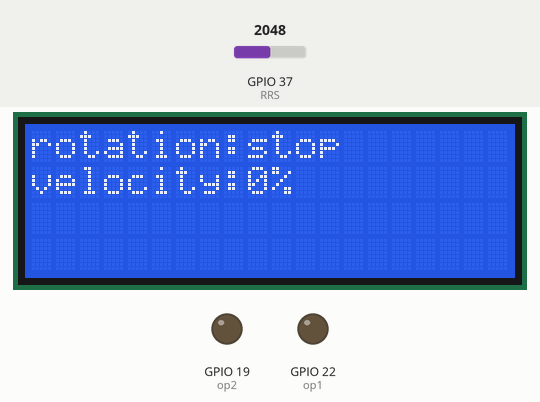
Recording of a sketch running on a simulated ESP32. On the bench: 20×4 character LCD, output pins drawn as LEDs (lit = HIGH). Inputs (shaded band) come from the test bench; at power-on: GPIO 37 (RRS) = 2048.

Above: at 1.2 s.
1.3 s: GPIO 37 (RRS) set to 2149
At 2.5 s:
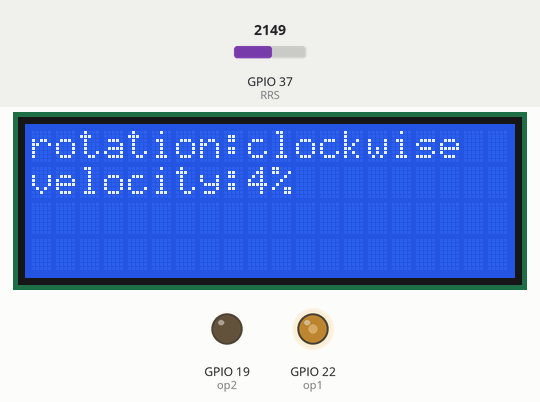
2.8 s: GPIO 37 (RRS) set to 1960
At 3.7 s:
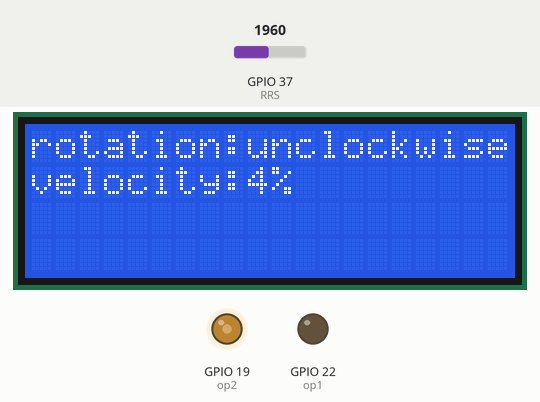
4.3 s: GPIO 37 (RRS) set to 1228
At 4.8 s:
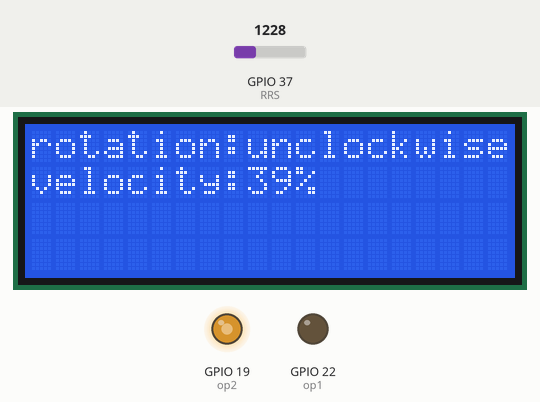
5.8 s: GPIO 37 (RRS) set to 491
At 7.0 s:
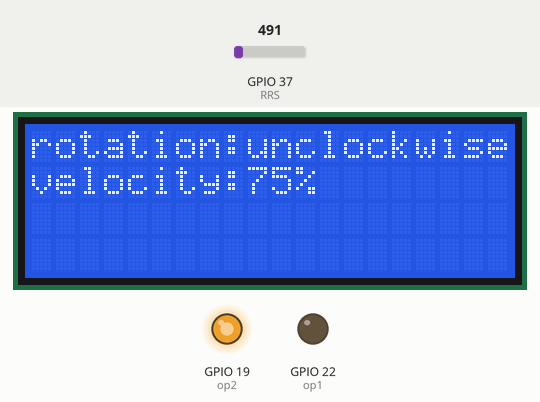
7.3 s: GPIO 37 (RRS) set to 2866
At 8.2 s:
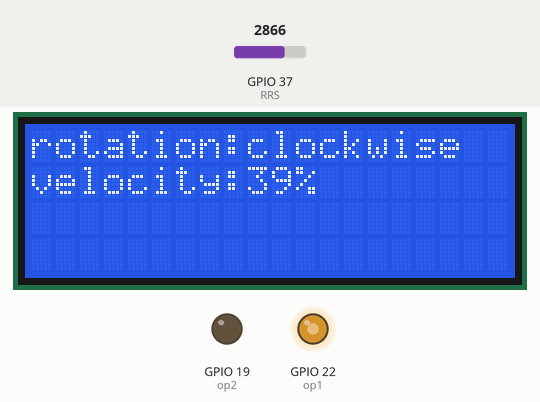
8.8 s: GPIO 37 (RRS) set to 3603
At 9.4 s:
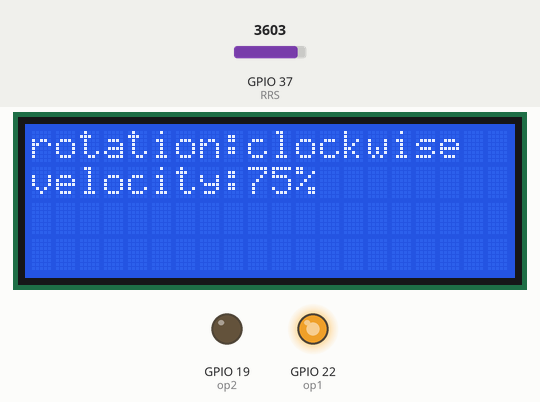
Timing chart, 0 to 11.3 s (numbered marks = the images above; inputs shaded):
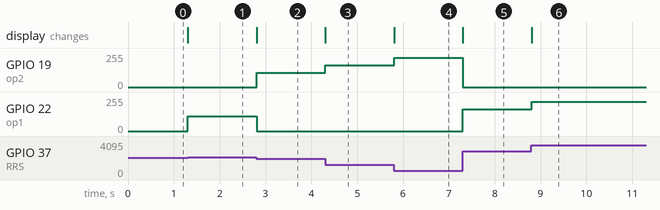

The sketch:

MOTORDRIVER_NOV_20.ino
```cpp
#define freq 5000
#define ch1 6
#define ch2 7
#define resolution 13
#define op1 22
#define op2 19
#define RRS 37

#include <LiquidCrystal.h>
#include <math.h>

const int rs = 33, en = 26, d4 = 13, d5 = 15, d6 = 0, d7 = 14;
LiquidCrystal lcd(rs, en, d4, d5, d6, d7);
void setup() {
  // put your setup code here, to run once:
lcd.begin(20,4);
  ledcSetup(ch1, freq, resolution);
  ledcAttachPin(op1, ch1);
  ledcSetup(ch2, freq, resolution);
  ledcAttachPin(op2, ch2);
  pinMode(RRS,INPUT);

  lcd.setCursor(0,0);
  lcd.printf("rotation:");
  lcd.setCursor(0,1);
  lcd.printf("velocity:");
}

void loop() {
  // put your main code here, to run repeatedly:
  long rrs = analogRead(RRS);
  long rrs1,rrs2;
  if(rrs>2000&&rrs<2080){
    rrs1=rrs2=0;
    lcd.setCursor(9,0);
    lcd.printf("stop         ");
    lcd.setCursor(9,1);
    lcd.printf("%d%%            ",0);
  }
  else if(rrs>pow(2,11)-1) {
    rrs1=map(rrs,(pow(2,11)-1),(pow(2,12)-1),pow(2,resolution)*0.4,pow(2,resolution));
    rrs2=0;
    lcd.setCursor(9,0);
    lcd.printf("clockwise    ");
    lcd.setCursor(9,1);
    lcd.printf("%d%%  ",(int)((rrs1-pow(2,resolution)*0.4)/pow(2,resolution)*10000/60));
  }else{
    rrs2=map(rrs,(pow(2,11)-1),0,pow(2,resolution)*0.4,pow(2,resolution));
    rrs1=0;
    lcd.setCursor(9,0);
    lcd.printf("unclockwise");
    lcd.setCursor(9,1);
    lcd.printf("%d%%  ",(int)((rrs2-pow(2,resolution)*0.4)/pow(2,resolution)*10000/60));
  }
  ledcWrite(ch1, rrs1);
  ledcWrite(ch2, rrs2);
  }
```

Measured:
- the behaviour switches between 2079 and 2080 on GPIO 37 (RRS) (found by bisection; images 0 and 1)
- after the input at 1.3 s, GPIO 22 (op1): 0/255 → 110/255 at once; the display: changes at once (image 1)
- after the input at 2.8 s, GPIO 19 (op2): 0/255 → 108/255 at once; GPIO 22 (op1): 110/255 → 0/255 at once; the display: changes at once (image 2)
- after the input at 4.3 s, GPIO 19 (op2): 108/255 → 163/255 at once; the display: changes at once (image 3)
- after the input at 5.8 s, GPIO 19 (op2): 163/255 → 218/255 at once; the display: changes at once (image 4)
- after the input at 7.3 s, GPIO 19 (op2): 218/255 → 0/255 at once; GPIO 22 (op1): 0/255 → 163/255 at once; the display: changes at once (image 5)
- after the input at 8.8 s, GPIO 22 (op1): 163/255 → 218/255 at once; the display: changes at once (image 6)
